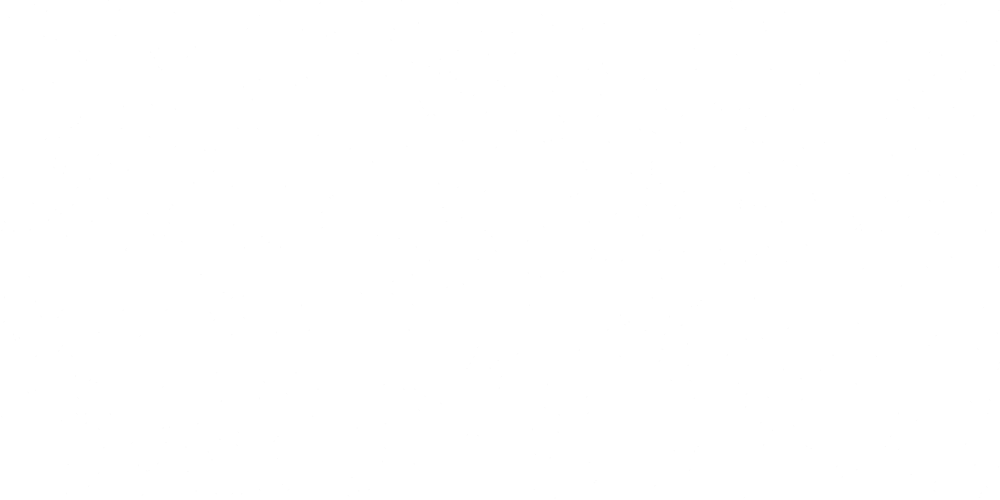
Frame 1 (no input)
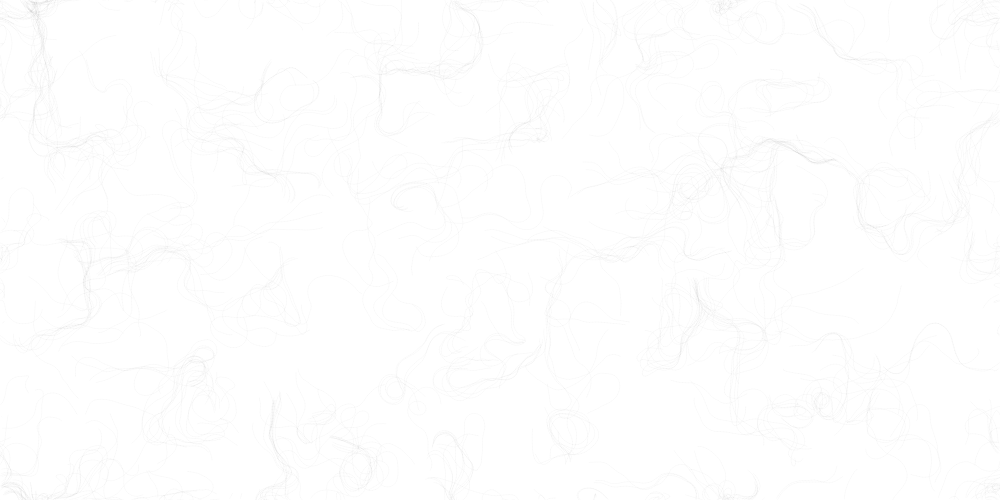
Frame 60 (no input)
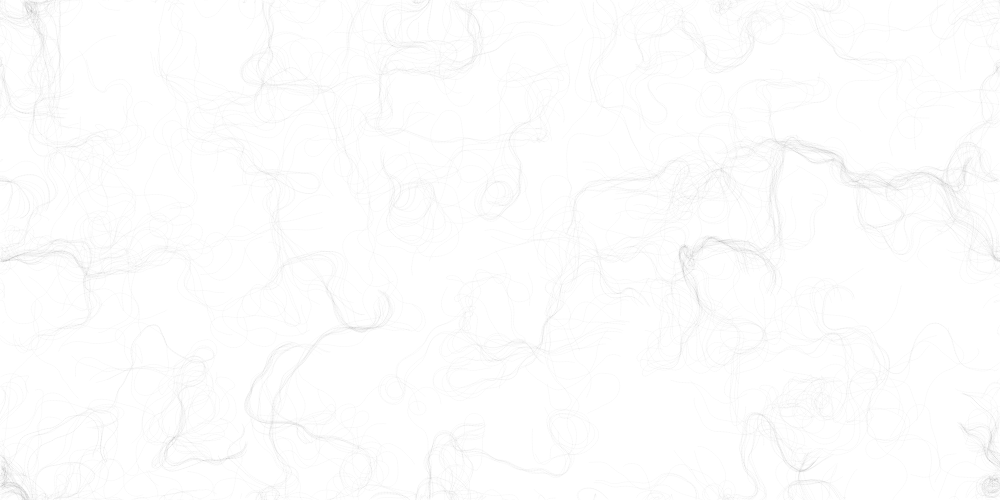
Frame 120 (the mouse pressed at the canvas centre since frame 60)

The p5.js sketch that drew these frames (run headless with seeded random() and noise() and a simulated clock; from frame 60 on, the mouse is pressed at the canvas centre):

// p5.js sketch
// ── sketch.js
var inc = 0.1;
var scl = 10;
var cols, rows;
var fr;
var zoff = 0;
var particles = [];

var flowfield;


function setup() {
    createCanvas(1000, 500);
    cols = floor(width / scl);
    rows = floor(height / scl);
    fr = createP('');
    
    flowfield = new Array(cols*rows);
    
    for (var i = 0; i < 500; i++){
        particles[i] = new Particle();
    }
    background(255);

}

function draw() {

    var yoff = 0;
    for (var y = 0; y < rows; y++) {
        var xoff = 0;
        for (var x = 0; x < cols; x++) {
            var index = x + y * cols;
            var angle = noise(xoff,yoff,zoff) * TWO_PI * 4;
            var v = p5.Vector.fromAngle(angle);
            v.setMag(1);
            
            flowfield[index] = v;
            xoff += inc;
            
            stroke(0, 50);
            fill(255);
            //strokeWeight(1);
            //push();
            //translate(x*scl, y*scl);
            //rotate(v.heading());
            //line(0,0,scl,0);        
            //pop();
        }
        yoff += inc;
        zoff += 0.0003;
    }
    for (var i = 0; i < particles.length; i++) {
        particles[i].follow(flowfield);
        particles[i].update();
        particles[i].edges();
        particles[i].show();
    }
    fr.html(floor(frameRate()));
}
// ── particle.js
function Particle() {
    this.pos = createVector(random(width),random(height));
    this.vel = createVector(0,0);
    this.acc = createVector(0,0);
    this.maxspeed = 3;
    
    this.prevPos = this.pos.copy();
    
    this.follow = function(vectors){
        var x = floor(this.pos.x / scl);
        var y = floor(this.pos.y / scl);
        var index = x + y * cols;
        var force = vectors[index];
        this.applyForce(force);
    }
    this.update = function() {
        this.vel.add(this.acc);
        this.vel.limit(this.maxspeed);
        this.pos.add(this.vel);
        this.acc.mult(0);
    }
    this.applyForce = function(force) {
        this.acc.add(force);
    }

    this.show = function() {
        stroke(0,5);
        strokeWeight(1);
        line(this.pos.x, this.pos.y, this.prevPos.x, this.prevPos.y);
        this.updatePrev();
    }
    
    this.updatePrev = function() {           
        this.prevPos.x=this.pos.x;           
        this.prevPos.y=this.pos.y;
    }
    
    this.edges = function() {
        if (this.pos.x > width) {
            this.pos.x = 0;
            this.updatePrev();
        }
        if (this.pos.x < 0) {
            this.pos.x = width;
            this.updatePrev();
        }
        if (this.pos.y > height) {
            this.pos.y = 0;
            this.updatePrev();
        }
        if (this.pos.y < 0) {
            this.pos.y = height;
            this.updatePrev();
        }   
    }
}
